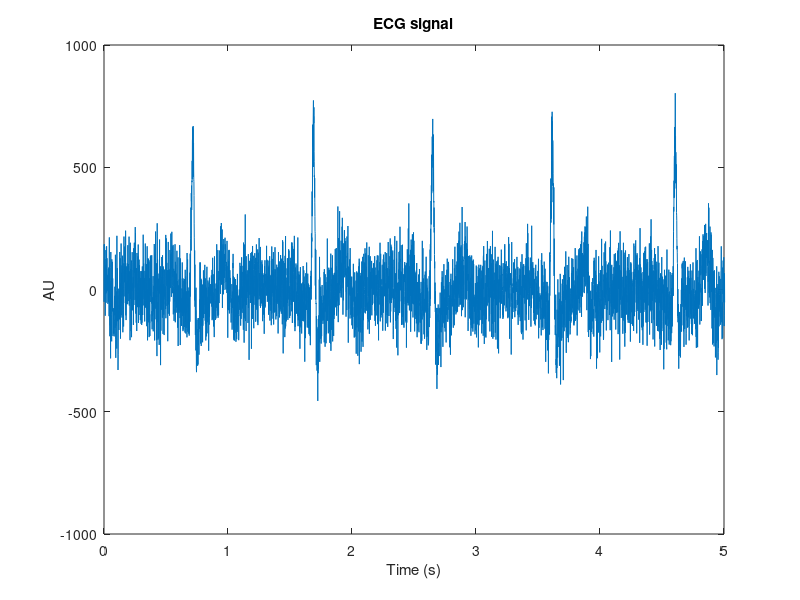
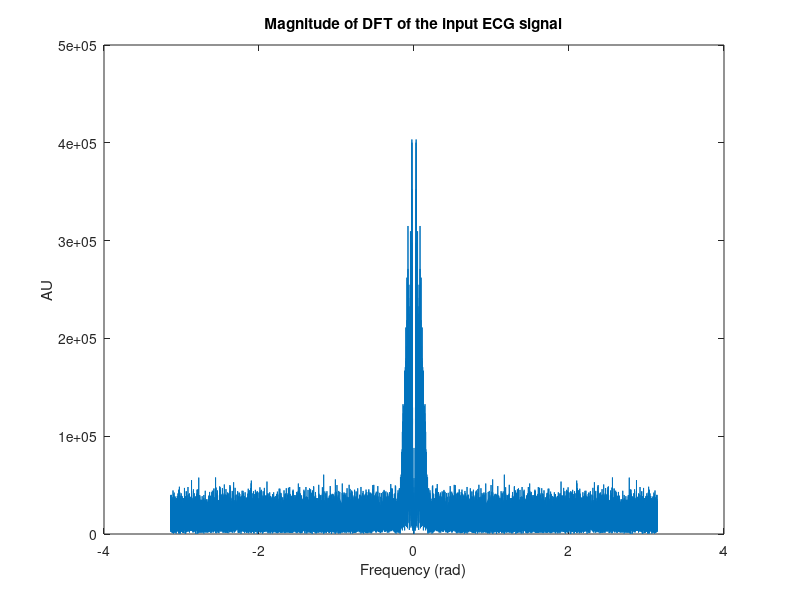
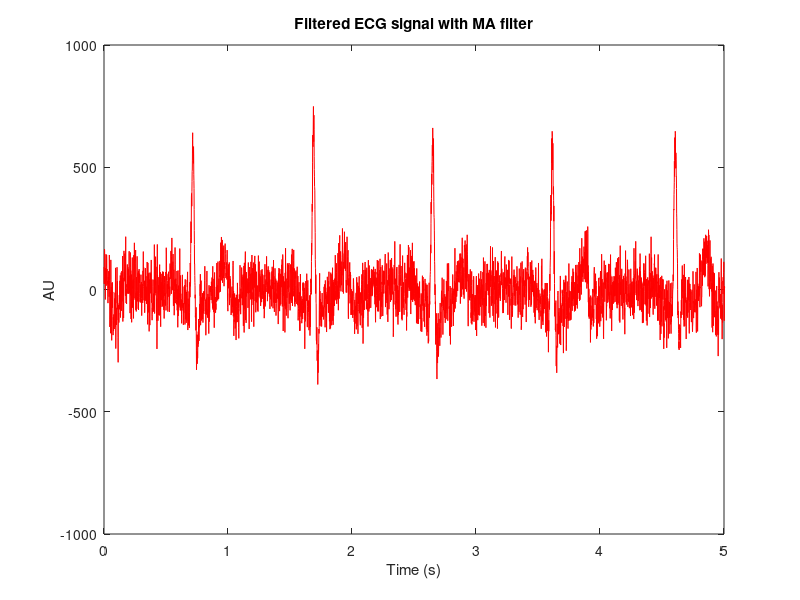
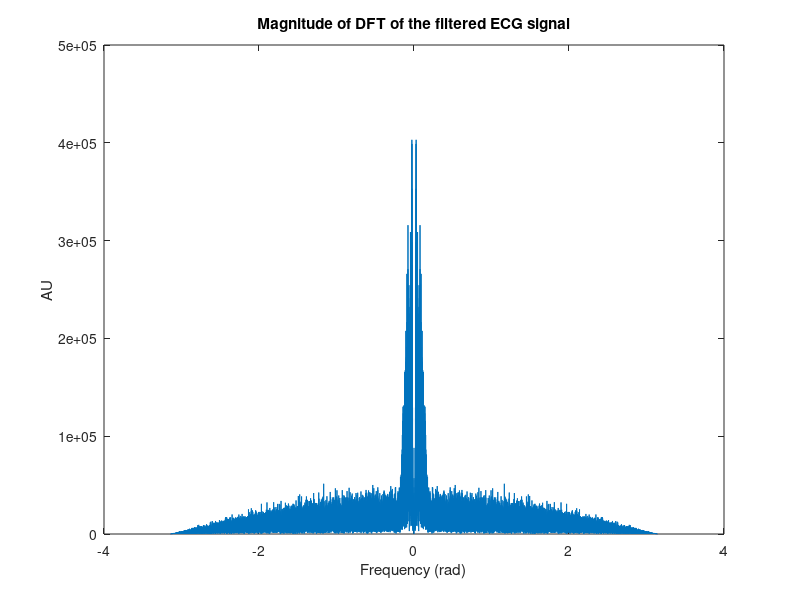

These figures' MATLAB source, in order: (Note: this script raises an error after producing the figures.)
% Fourth Tutorial.
clear all; close all; clc;
 
load('ECG.mat') % Load the signal
ECG=ECG-mean(ECG); % Remove mean
fs = 1000; % Sample frequency in Hz
t_ax = (0:length(ECG)-1)/fs; % Time axis of the signal
 
% Plot the signal
figure(1), plot(t_ax, ECG );
title('ECG signal');
xlabel('Time (s)'),ylabel('AU');
xlim([0 5]);
 
ECG_duration=size(ECG,2); % Duration of the ECG signal in samples
f_ax=[-pi+pi/ECG_duration:2*pi/ECG_duration:pi-pi/ECG_duration]; % Frequency axis for DFT
F_ECG = fftshift(fft(ECG)); % Calculate DFT 
 
% Plot the DFT of the signal
figure(2), plot(f_ax,abs(F_ECG));
title('Magnitude of DFT of the input ECG signal');
xlabel('Frequency (rad)')
ylabel('AU');

 
% Create moving average filter
MA_coef_num = 2;           %Also the moving average filter length
MA = (1 / MA_coef_num) * ones(1, MA_coef_num);   %impulse response with ones instead of delta function
ECG_filt = conv(ECG, MA);  % convolution of ECG signal with moving average filter
t_ax = (0:length(ECG_filt)-1)/fs; % Time axis of the signal


% Plot the filtered ECG signal 
figure(3); plot(t_ax, ECG_filt, 'r');
title('Filtered ECG signal with MA filter');
xlabel('Time (s)'),ylabel('AU');
xlim([0 5]);
 
F_ECG_filt = fftshift(fft(ECG_filt));% Calculate DFT of the filtered ECG
ECG_duration=size(ECG_filt,2); % Duration of the filtered ECG signal in samples
f_ax=[-pi+pi/ECG_duration:2*pi/ECG_duration:pi-pi/ECG_duration]; % Frequency axis for filtered DFT

% Plot the Fourier transform of the filtered signal
figure(4), plot(f_ax,abs(F_ECG_filt));
title('Magnitude of DFT of the filtered ECG signal');
xlabel('Frequency (rad)')
ylabel('AU');
 
% Create system function of the z-transform of the MA filter
H = tf(MA,1,1/fs,'variable','z^-1');


% Evaluate the magnitude and the phase of the filter with respect to the normalized frequency 
figure(5), freqz(MA,1);
% Go from coefficients to zeroes and poles of the moving average filters
[MA_zeros,MA_poles] = tf2zpk(H.Numerator{1,1},(H.Denominator{1,1})); 
% Z-plane of the moving average filter
figure(6), zplane(MA_zeros,MA_poles)
title('Filter coefficients represented in the z-plane')
